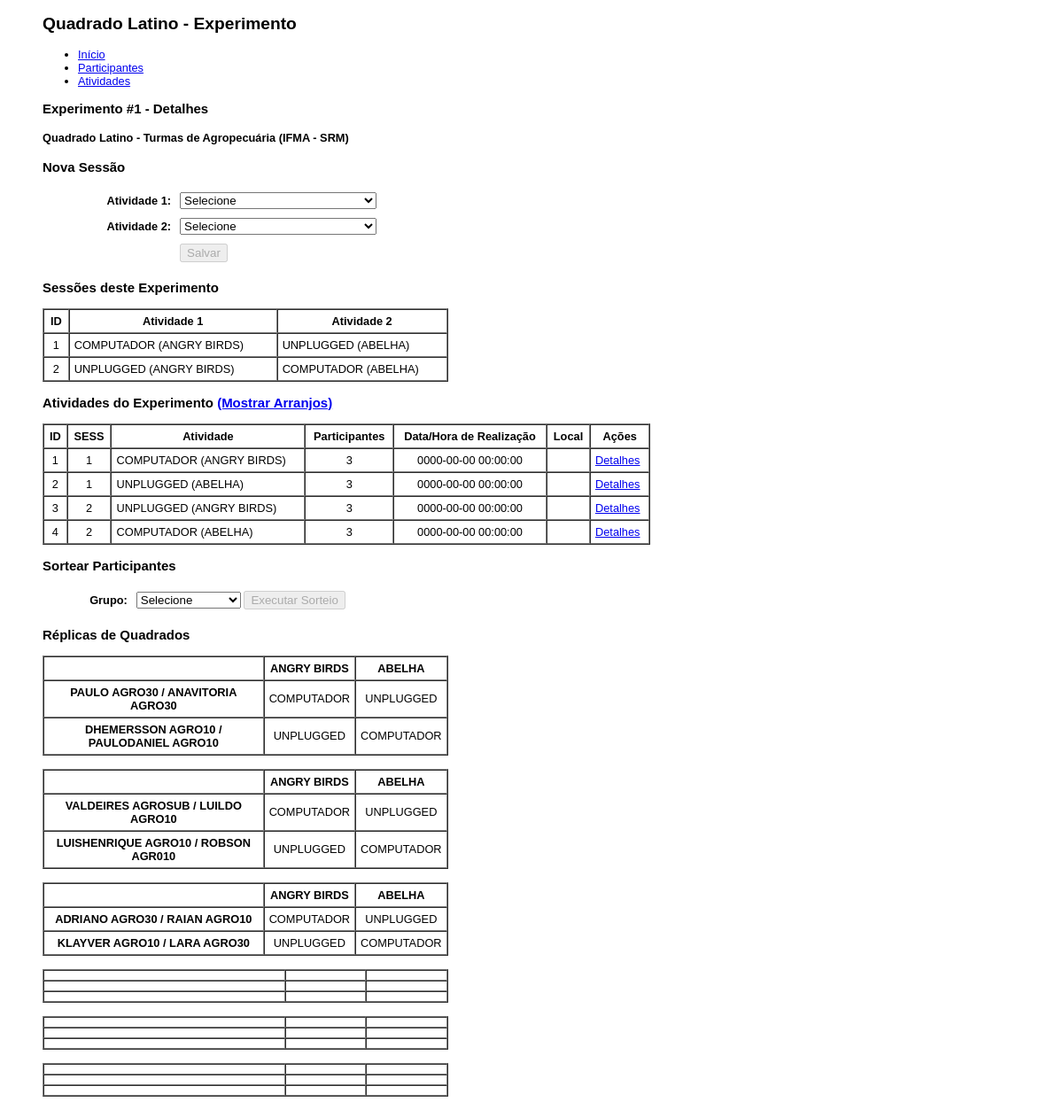
Page /app/index.php?module=experimento&action=detail&id=1 on the committed database.
### tables this page shows
CREATE TABLE `experimentos` (
  `id_experimento` int(11) NOT NULL AUTO_INCREMENT,
  `descricao` varchar(100) DEFAULT NULL,
  `local` varchar(50) DEFAULT NULL,
  PRIMARY KEY (`id_experimento`)
);

CREATE TABLE `sessoes` (
  `id_sessao` int(11) NOT NULL AUTO_INCREMENT,
  `id_atividade1` int(11) DEFAULT NULL,
  `id_atividade2` int(11) DEFAULT NULL,
  `id_experimento` int(11) DEFAULT NULL,
  PRIMARY KEY (`id_sessao`)
);

CREATE TABLE `atividades` (
  `id_atividade` int(11) NOT NULL AUTO_INCREMENT,
  `atividade` varchar(100) DEFAULT NULL,
  PRIMARY KEY (`id_atividade`)
);

CREATE TABLE `sessoes_atividades` (
  `id_sess_ativ` int(11) NOT NULL AUTO_INCREMENT,
  `id_sessao` int(11) DEFAULT NULL,
  `id_atividade` int(11) DEFAULT NULL,
  `data_realizacao` datetime DEFAULT NULL,
  `local` varchar(50) DEFAULT NULL,
  PRIMARY KEY (`id_sess_ativ`)
);

### app/includes/App.class.php (called while the page is built, shortened)
<?php
class App {
	var $con;
	public function __construct() {
		$this->con = new Mysqli("localhost","root","ifma","unplugged_opencv");
	}
	public function query($sql) {
		$res = $this->con->query($sql);
		$rows = array();
		while($row = $res->fetch_assoc()) {
			$rows[] = $row;
		}
		return $rows;
	}
	public function getOne($table, $id) {
		$sql = "select * from $table where $id";
		$res = $this->query($sql);
		return $res[0];
	}
	public function getTable($table, $where = null) {
		$sql = "select * from $table $where";
		return $this->query($sql);
	}
}

### app/modules/experimento.detail.php (the view, shortened to what this page needs)
<?php
	$id = (int)$_GET["id"];
	$experimento = $app->getOne("experimentos","id_experimento = $id");
?>
<h3>Experimento #<?=$id?> - Detalhes</h3>
<h4><?=$experimento["descricao"]?> (<?=$experimento["local"]?>)</h4>
<?php
	$sessoes = $app->query("select id_sessao, a1.atividade atv1, a2.atividade atv2 from sessoes s, atividades a1, atividades a2 where s.id_atividade1 = a1.id_atividade and s.id_atividade2 = a2.id_atividade and id_experimento = $id");
?>
<h3>Nova Sessão</h3>
<form action="/quadlatino/app/?module=experimento&action=new-session" method="post">
	<table width="50%" border="0" cellpadding="5" cellspacing="0">
		<tr>
			<th align="right">Atividade 1:</th>
			<td>
				<select name="id_atividade1" id="atv1" onchange="validActivity()">
					<option value="">Selecione</option>
				</select>
			</td>
		</tr>
		<tr>
			<th align="right">Atividade 2:</th>
			<td>
				<select name="id_atividade2" id="atv2" onchange="validActivity()">
					<option value="">Selecione</option>
				</select>
			</td>
		</tr>
		<tr>
			<td>&nbsp;</td>
			<td>
				<input type="submit" id="btn-save-session" disabled value="Salvar" />
			</td>
		</tr>
	</table>
</form>
<h3>Sessões deste Experimento</h3>
<table width="40%" border="1" cellpadding="5" cellspacing="0">
	<tr>
		<th>ID</th>
		<th>Atividade 1</th>
		<th>Atividade 2</th>
	</tr>
	<?php foreach($sessoes as $key=>$it) { ?>
	<tr>
		<td align="center"><?=$it["id_sessao"]?></td>
		<td><?=$it["atv1"]?></td>
		<td><?=$it["atv2"]?></td>
	</tr>
	<?php } ?>
</table>
<?php
	$atividades = $app->query("select * from sessoes_atividades sa, sessoes s, atividades a where sa.id_atividade = a.id_atividade and s.id_sessao = sa.id_sessao and s.id_experimento = $id order by id_sess_ativ");
	foreach($atividades as $key=>$it) {
		$id_sess_ativ = $it["id_sess_ativ"];
		$res = $app->query("select count(id_sess_ativ) as quant_participantes from atividades_participantes where id_sess_ativ = $id_sess_ativ group by id_sess_ativ");
		$atividades[$key]["quant_participantes"] = $res[0]["quant_participantes"];
	}
?>
<h3>Atividades do Experimento <a href="#" onclick="document.getElementById('quadrados').style.display = 'block'" >(Mostrar Arranjos)</a></h3>
<table width="60%" border="1" cellpadding="5" cellspacing="0">
	<tr>
		<th>ID</th>
		<th>SESS</th>
		<th>Atividade</th>
		<th>Participantes</th>
		<th>Data/Hora de Realização</th>
		<th>Local</th>
		<th>Ações</th>
	</tr>
	<?php foreach($atividades as $key=>$it) { ?>
	<tr>
		<td align="center"><?=$it["id_sess_ativ"]?></td>
		<td align="center"><?=$it["id_sessao"]?></td>
		<td><?=$it["atividade"]?></td>
		<td align="center"><?=($it["quant_participantes"]) > 0 ? $it["quant_participantes"]:"N/A"?></td>
		<td align="center"><?=$it["data_realizacao"]?></td>
		<td><?=$it["local"]?></td>
		<td><a href="index.php?module=experimento&action=activity&id=<?=$it["id_sess_ativ"]?>">Detalhes</a></td>
	</tr>
	<?php } ?>
</table>
<h3>Sortear Participantes</h3>
<form action="/quadlatino/app/?module=experimento&action=sort" method="post">
<table width="50%" border="0" cellpadding="5" cellspacing="0">
	<tr>
		<th align="right">Grupo:</th>
		<td>
			<select name="grupo" onchange="validGroup(this)">
				<option value="">Selecione</option>
			</select>
			<input type="submit" id="btn-executar" disabled="" value="Executar Sorteio">
		</td>
	</tr>
</table>
</form>
<h3>Réplicas de Quadrados</h3>
<?php
	$qs = $app->getTable("quadrados_replicas");
	$quadrados = array();
	foreach($qs as $key=>$item) {
		$ativs = array($item["ativ_part1"],$item["ativ_part2"],$item["ativ_part3"],$item["ativ_part4"]);
		$ativs = implode(",", $ativs);
		$ativs = $app->query("select participante, atividade from atividades_participantes ap, sessoes_atividades sa, atividades a, participantes p, sessoes s where ap.id_sess_ativ = sa.id_sess_ativ and sa.id_atividade = a.id_atividade and ap.id_participante = p.id_participante and s.id_sessao = sa.id_sessao and s.id_experimento = $id and id_ativ_part in ($ativs)");
		$rows = array();
		$cols = array();
		$ps = array();
		foreach($ativs as $k=>$at) {
			$cells = explode("(", $at["atividade"]);
			$rows[] = trim($cells[0]);
			$s = explode(")",$cells[1]);
			$s = $s[0];
			$cols[] = $s;
			$ps[] = $at["participante"];
		}
		$cols = array_unique($cols);
		$ps = array_unique($ps);
		$quadrado = array();
		$quadrado[] = array("",$cols[0],$cols[1]);
		$quadrado[] = array($ps[0],$rows[0],$rows[1]);
		$quadrado[] = array($ps[2],$rows[2],$rows[3]);
		$quadrados[] = $quadrado;
	}
?>
<?php foreach($quadrados as $key=>$q) { ?>
<table width="40%" border="1" cellpadding="5" cellspacing="0">
	<tr>
		<th width="60%"><?=$q[0][0]?></th>
		<th><?=$q[0][1]?></th>
		<th><?=$q[0][2]?></th>
	</tr>
	<tr>
		<th><?=$q[1][0]?></th>
		<td align="center"><?=$q[1][1]?></td>
		<td align="center"><?=$q[1][2]?></td>
	</tr>
	<tr>
		<th><?=$q[2][0]?></th>
		<td align="center"><?=$q[2][1]?></td>
		<td align="center"><?=$q[2][2]?></td>
	</tr>
</table>
<br />
<?php }  ?>

### app/index.php (shortened to what this page needs)
<?php
require_once "includes/App.class.php";
$app = new App();
?>
<!DOCTYPE html>
<html>
<head>
</head>
<body>
	<h2>Quadrado Latino - Experimento</h2>
	<ul>
		<li><a href="/quadlatino/app/">Início</a></li>
		<li><a href="/quadlatino/app/?module=participante">Participantes</a></li>
		<li><a href="/quadlatino/app/?module=atividade">Atividades</a></li>
	</ul>
	<?php
		if (empty($_GET["module"]) or $_GET["module"] == "experimento") {
			require_once "modules/experimento.php";
		}
	?>
</body>
</html>

### app/modules/experimento.php (shortened to what this page needs)
<?php
	if ($_GET["action"] == "detail") {
		require_once "modules/experimento.detail.php";
	}
?>

### app/index.php (style rules this page uses)
body { padding-left:40px;font-family: arial;font-size: 80%; }

### rows in the picture
experimentos: descricao "Quadrado Latino - Turmas de Agropecuária", local "IFMA - SRM"
sessoes: id_sessao "1", atividades.atividade "COMPUTADOR (ANGRY BIRDS)", atividades.atividade "UNPLUGGED (ABELHA)"
sessoes: id_sessao "2", atividades.atividade "UNPLUGGED (ANGRY BIRDS)", atividades.atividade "COMPUTADOR (ABELHA)"
sessoes_atividades: id_sess_ativ "1", id_sessao.id_sessao "1", id_atividade.atividade "COMPUTADOR (ANGRY BIRDS)", quant_participantes "3", data_realizacao "0000-00-00 00:00:00"
sessoes_atividades: id_sess_ativ "2", id_sessao.id_sessao "1", id_atividade.atividade "UNPLUGGED (ABELHA)", quant_participantes "3", data_realizacao "0000-00-00 00:00:00"
sessoes_atividades: id_sess_ativ "3", id_sessao.id_sessao "2", id_atividade.atividade "UNPLUGGED (ANGRY BIRDS)", quant_participantes "3", data_realizacao "0000-00-00 00:00:00"
sessoes_atividades: id_sess_ativ "4", id_sessao.id_sessao "2", id_atividade.atividade "COMPUTADOR (ABELHA)", id_sessao.id_atividade1 "3", data_realizacao "0000-00-00 00:00:00"

### other values in the picture
$id "1"
$q[0][1] "ANGRY BIRDS"
$q[0][2] "ABELHA"
$q[1][0] "PAULO AGRO30 / ANAVITORIA AGRO30"
$q[1][1] "COMPUTADOR"
$q[1][2] "UNPLUGGED"
$q[2][0] "DHEMERSSON AGRO10 / PAULODANIEL AGRO10"
$q[2][1] "UNPLUGGED"
$q[2][2] "COMPUTADOR"
$q[1][0] "VALDEIRES AGROSUB / LUILDO AGRO10"
$q[2][0] "LUISHENRIQUE AGRO10 / ROBSON AGR010"
$q[1][0] "ADRIANO AGRO30 / RAIAN AGRO10"
$q[2][0] "KLAYVER AGRO10 / LARA AGRO30"
